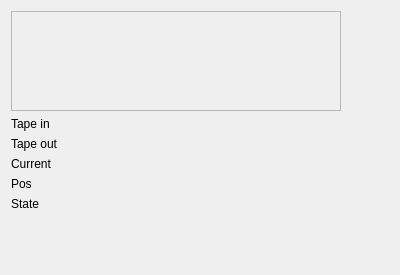
<?xml version="1.0" encoding="UTF-8"?>
<ui version="4.0">
 <class>TapeWidget</class>
 <widget class="QWidget" name="TapeWidget">
  <property name="geometry">
   <rect>
    <x>0</x>
    <y>0</y>
    <width>400</width>
    <height>275</height>
   </rect>
  </property>
  <property name="windowTitle">
   <string>Form</string>
  </property>
  <layout class="QVBoxLayout" name="verticalLayout">
   <item>
    <widget class="QLabel" name="labTapeDiag">
     <property name="sizePolicy">
      <sizepolicy hsizetype="Fixed" vsizetype="Fixed">
       <horstretch>0</horstretch>
       <verstretch>0</verstretch>
      </sizepolicy>
     </property>
     <property name="minimumSize">
      <size>
       <width>330</width>
       <height>100</height>
      </size>
     </property>
     <property name="baseSize">
      <size>
       <width>330</width>
       <height>100</height>
      </size>
     </property>
     <property name="frameShape">
      <enum>QFrame::StyledPanel</enum>
     </property>
     <property name="text">
      <string/>
     </property>
    </widget>
   </item>
   <item>
    <layout class="QGridLayout" name="gridLayout_9" columnstretch="0,10">
     <item row="0" column="1">
      <widget class="QLabel" name="labTapein">
       <property name="text">
        <string/>
       </property>
      </widget>
     </item>
     <item row="2" column="1">
      <widget class="QLabel" name="labTapeout">
       <property name="text">
        <string/>
       </property>
      </widget>
     </item>
     <item row="5" column="0">
      <widget class="QLabel" name="label_27">
       <property name="text">
        <string>State</string>
       </property>
      </widget>
     </item>
     <item row="6" column="0">
      <spacer name="verticalSpacer_9">
       <property name="orientation">
        <enum>Qt::Vertical</enum>
       </property>
       <property name="sizeHint" stdset="0">
        <size>
         <width>20</width>
         <height>40</height>
        </size>
       </property>
      </spacer>
     </item>
     <item row="2" column="0">
      <widget class="QLabel" name="label_12">
       <property name="text">
        <string>Tape out</string>
       </property>
      </widget>
     </item>
     <item row="0" column="0">
      <widget class="QLabel" name="label_9">
       <property name="text">
        <string>Tape in</string>
       </property>
      </widget>
     </item>
     <item row="5" column="1">
      <widget class="QLabel" name="labTapeState">
       <property name="text">
        <string/>
       </property>
      </widget>
     </item>
     <item row="3" column="1">
      <widget class="QLabel" name="labSigLen">
       <property name="text">
        <string/>
       </property>
      </widget>
     </item>
     <item row="3" column="0">
      <widget class="QLabel" name="label_26">
       <property name="text">
        <string>Current</string>
       </property>
      </widget>
     </item>
     <item row="4" column="0">
      <widget class="QLabel" name="label_61">
       <property name="text">
        <string>Pos</string>
       </property>
      </widget>
     </item>
     <item row="4" column="1">
      <widget class="QLabel" name="labTapePos">
       <property name="text">
        <string/>
       </property>
      </widget>
     </item>
    </layout>
   </item>
  </layout>
 </widget>
 <resources/>
 <connections/>
</ui>
